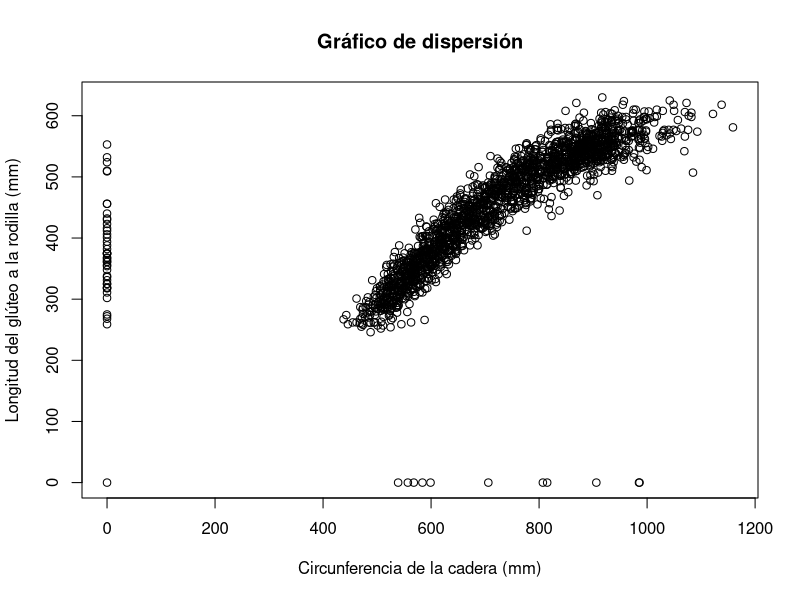
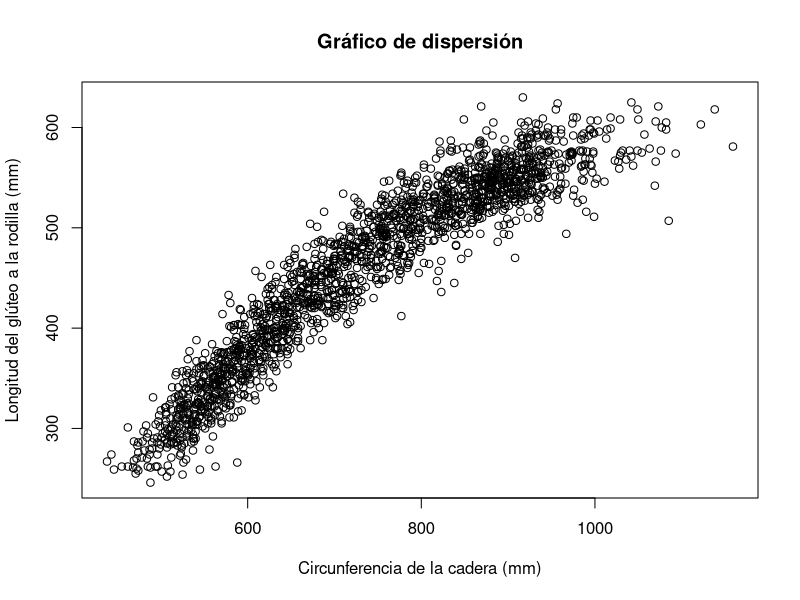
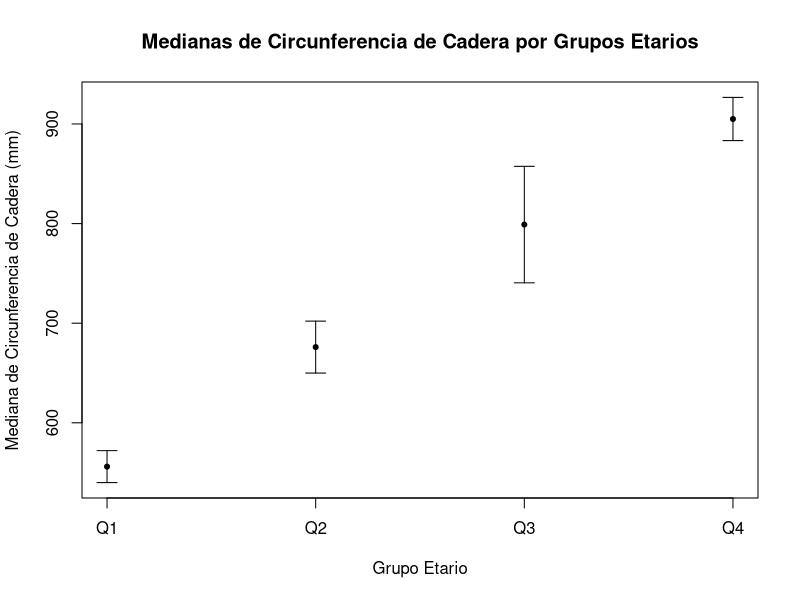
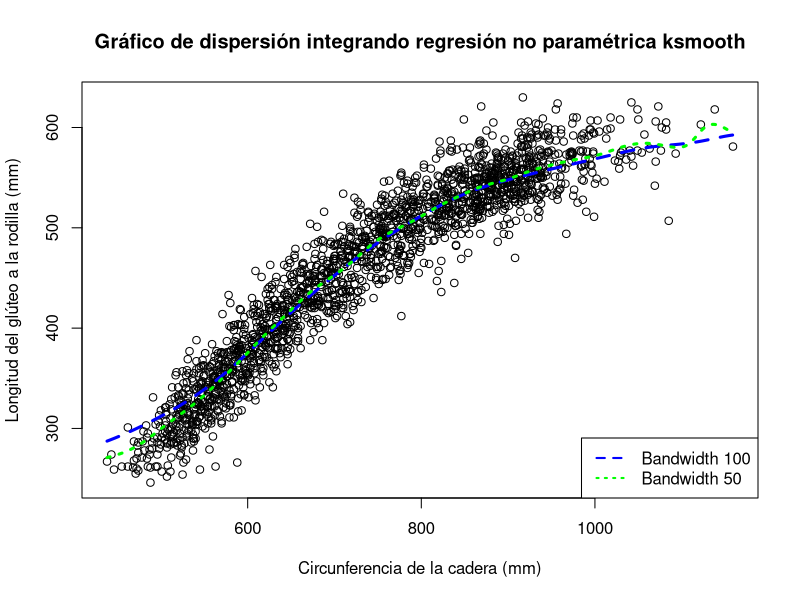
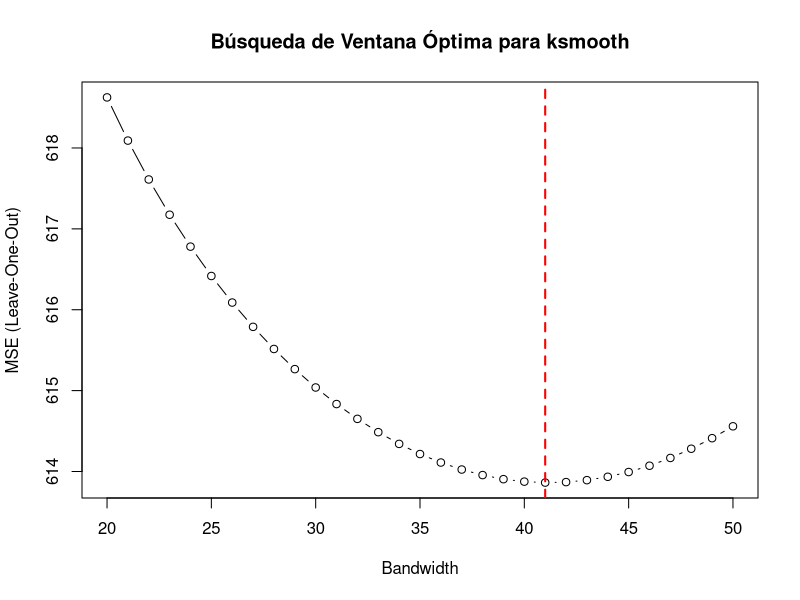
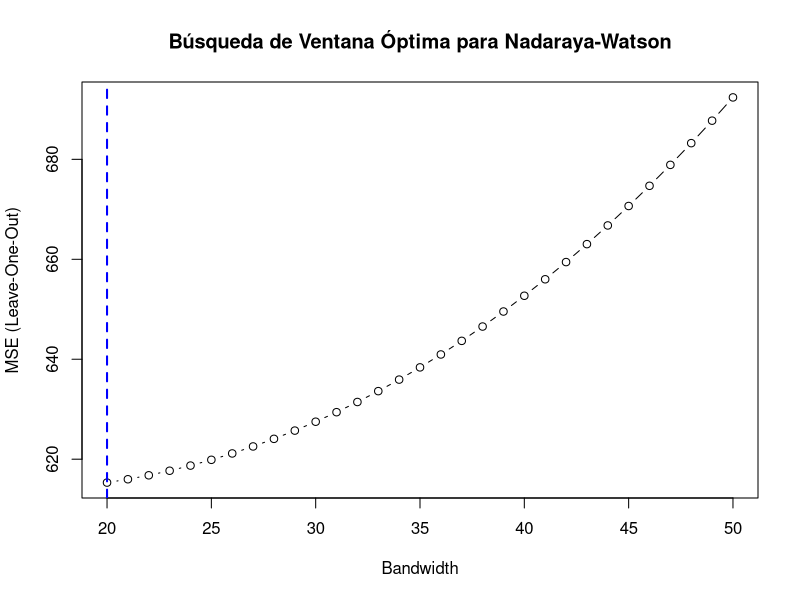
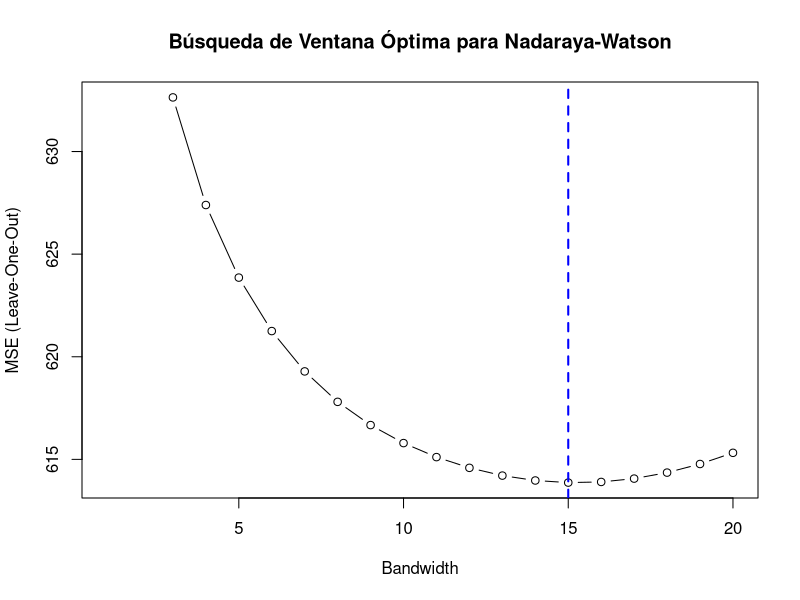
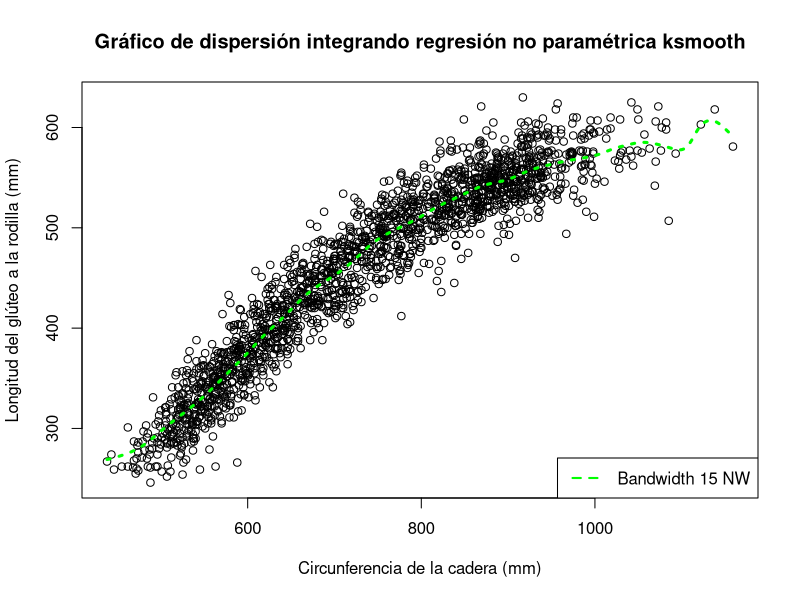

Here is the R script that generated these plots, in order:
## ---- chunk 1
knitr::opts_chunk$set(echo = TRUE)
rm(list=ls())
## ---- chunk 2
datos <- read.csv("individuals.csv", sep=";")
poblacion_femenina <- datos[datos$SEX == 2,]
attach(poblacion_femenina)
## ---- chunk 3
plot(
  HIP.CIRCUMFERENCE, BUTTOCK.KNEE.LENGTH,
  main = "Gráfico de dispersión",
  xlab = "Circunferencia de la cadera (mm)", 
  ylab = "Longitud del glúteo a la rodilla (mm)"
)
## ---- chunk 4
plot(HIP.CIRCUMFERENCE[HIP.CIRCUMFERENCE != 0 & BUTTOCK.KNEE.LENGTH != 0],
     BUTTOCK.KNEE.LENGTH[HIP.CIRCUMFERENCE != 0 & BUTTOCK.KNEE.LENGTH != 0],
     main = "Gráfico de dispersión",
     xlab = "Circunferencia de la cadera (mm)",
     ylab = "Longitud del glúteo a la rodilla (mm)"
)
## ---- chunk 5
poblacion_femenina <- poblacion_femenina[
  HIP.CIRCUMFERENCE != 0 & BUTTOCK.KNEE.LENGTH != 0,
]
attach(poblacion_femenina)
## ---- chunk 6
quartiles <- quantile(poblacion_femenina$AGE.IN.MONTHS, probs = c(0.25, 0.5, 0.75))
poblacion_femenina$group <- cut(
  AGE.IN.MONTHS, 
  breaks = c(-Inf, quartiles, Inf), 
  labels = c("Q1", "Q2", "Q3", "Q4")
)

ic_bootstrap <- function(data, n_bootstrap = 1000, conf_level = 0.95) {
  sample_median <- median(data)
  medians <- c()
  
  for (i in 1:n_bootstrap){
    medians <- c(medians, median(sample(data, replace = TRUE)))
  }
  
  se_bootstrap <- (1/(n_bootstrap-1))*sum((medians-mean(medians))^2)
  z_alpha <- qnorm((1 - conf_level) / 2, lower.tail = FALSE)
  lower_bound <- sample_median - z_alpha*se_bootstrap
  upper_bound <- sample_median + z_alpha*se_bootstrap
  list(median = sample_median, lower = lower_bound, upper = upper_bound)
}

results <- lapply(
  split(HIP.CIRCUMFERENCE, poblacion_femenina$group), ic_bootstrap
)

for (i in 1:4) {
  cat("Grupo", names(results)[i], "\n")
  cat("Mediana:", results[[i]]$median, "\n")
  cat("Intervalo de confianza:", results[[i]]$lower, "-", results[[i]]$upper, "\n\n")
}

## ---- chunk 7
groups <- names(results)

medians <- sapply(results, function(x) x$median)
lower_bounds <- sapply(results, function(x) x$lower)
upper_bounds <- sapply(results, function(x) x$upper)

plot(1:4, results$medians, ylim = range(c(lower_bounds, upper_bounds)), xaxt = "n",
     xlab = "Grupo Etario", ylab = "Mediana de Circunferencia de Cadera (mm)",
     main = "Medianas de Circunferencia de Cadera por Grupos Etarios")
axis(1, at = 1:4, labels = groups)
arrows(1:4, lower_bounds, 1:4, upper_bounds, angle = 90, code = 3, length = 0.1)
points(1:4, medians, pch=20)
## ---- chunk 8
X <- HIP.CIRCUMFERENCE
Y <- BUTTOCK.KNEE.LENGTH

plot(X, Y,
     main = "Gráfico de dispersión integrando regresión no paramétrica ksmooth",
     xlab = "Circunferencia de la cadera (mm)",
     ylab = "Longitud del glúteo a la rodilla (mm)"
)
smooth_100 <- ksmooth(X, Y, kernel = "normal", bandwidth = 100)
smooth_50 <- ksmooth(X, Y, kernel = "normal", bandwidth = 50)

lines(smooth_100, col = "blue", lwd = 3, lty = 2)
lines(smooth_50, col = "green", lwd = 3, lty = 3)
legend("bottomright", legend = c("Bandwidth 100", "Bandwidth 50"), 
       col = c("blue", "green"), lty = c(2, 3), lwd = 2)
## ---- chunk 9
loo_mse <- function(bandwidth) {
  n <- length(X)
  mse <- 0
  
  for (i in 1:n) {
    X_train <- X[-i]
    Y_train <- Y[-i]
    smooth <- ksmooth(X_train, Y_train, kernel = "normal", bandwidth = bandwidth, x.points = X[i])
    mse <- mse + (Y[i] - smooth$y)^2
  }
  
  return(mse / n)
}

# Búsqueda de la ventana óptima en la grilla de 20 a 50 con paso 1
bandwidths <- 20:50
mse_values <- sapply(bandwidths, loo_mse)

optimal_bandwidth <- bandwidths[which.min(mse_values)]
plot(bandwidths, mse_values, type = "b", main = "Búsqueda de Ventana Óptima para ksmooth",
     xlab = "Bandwidth", ylab = "MSE (Leave-One-Out)")
abline(v = optimal_bandwidth, col = "red", lwd = 2, lty = 2)
## ---- chunk 10
cat("La ventana óptima obtenida es", optimal_bandwidth)
## ---- chunk 11
# Función para el estimador de Nadaraya-Watson
nwsmooth <- function(x, X, Y, h) {
  K <- function(u) dnorm(u)
  n <- length(X)
  m <- numeric(length(x))
  
  # Si x == X, weights_matrix corresponde a la matriz asociada con 
  # la transformación lineal de Nadaraya-Watson
  weights_matrix <- matrix(nrow = length(x), ncol = n)
  
  for (i in 1:length(x)) {
    weights_matrix[i, ] <- K((X - x[i]) / h)
    weights_matrix[i, ] <- weights_matrix[i, ] / sum(weights_matrix[i, ])
    m[i] <- sum(weights_matrix[i, ] * Y)
  }
  
  return(list(m = m, weights = weights_matrix))
}
## ---- chunk 12

loo_mse_nw <- function(bandwidth) {
  n <- length(X)
  nw_response <- nwsmooth(X, X, Y, bandwidth)
  Y_hat <- nw_response$m
  weights <- nw_response$weights
  mse <- 0
  
  for (i in 1:n){
    mse <- mse + (Y[i]-Y_hat[i])^2 / (1 - weights[i, i])^2
  }
  
  mse <- mse / n
  
  return(mse)
}

mse_values_nw <- sapply(bandwidths, loo_mse_nw)

optimal_bandwidth_nw <- bandwidths[which.min(mse_values_nw)]
plot(bandwidths, mse_values_nw, type = "b", main = "Búsqueda de Ventana Óptima para Nadaraya-Watson",
     xlab = "Bandwidth", ylab = "MSE (Leave-One-Out)")
abline(v = optimal_bandwidth_nw, col = "blue", lwd = 2, lty = 2)

## ---- chunk 13
bandwidths_nw <- 1:20
mse_values_nw <- sapply(bandwidths_nw, loo_mse_nw)

optimal_bandwidth_nw <- bandwidths_nw[which.min(mse_values_nw)]
plot(bandwidths_nw, mse_values_nw, type = "b", main = "Búsqueda de Ventana Óptima para Nadaraya-Watson",
     xlab = "Bandwidth", ylab = "MSE (Leave-One-Out)")
abline(v = optimal_bandwidth_nw, col = "blue", lwd = 2, lty = 2)
## ---- chunk 14
cat("La ventana óptima obtenida es", optimal_bandwidth_nw)
## ---- chunk 15
plot(X, Y,
     main = "Gráfico de dispersión integrando regresión no paramétrica ksmooth",
     xlab = "Circunferencia de la cadera (mm)",
     ylab = "Longitud del glúteo a la rodilla (mm)"
)

x <- seq(min(X), max(X), length.out = 2*length(X))
smooth_nw_opt <- nwsmooth(x, X, Y, optimal_bandwidth_nw)
lines(x, smooth_nw_opt$m, col = "green", lwd = 3, lty = 3)
legend("bottomright", legend = sprintf("Bandwidth %s NW", optimal_bandwidth_nw), 
       col = "green", lty = 2, lwd = 2)
## ---- chunk 16
smooth_opt <- ksmooth(X, Y, kernel = "normal", bandwidth = optimal_bandwidth)

fit_lm <- lm(Y ~ X)

plot(X, Y,
     main = "Gráfico de dispersión integrando regresión no paramétrica nwsmooth",
     xlab = "Circunferencia de la cadera (mm)",
     ylab = "Longitud del glúteo a la rodilla (mm)"
)

lines(smooth_opt, col = "red", lwd = 3, lty = 2)
lines(x, smooth_nw_opt$m, col = "blue", lwd = 3, lty = 3)
abline(fit_lm, col = "green", lwd = 3, lty = 4)
legend("bottomright", legend = c("ksmooth Óptimo", "Nadaraya-Watson Óptimo", "Mínimos Cuadrados"),
       col = c("red", "blue", "green"), lty = c(2, 3, 4), lwd = 2)
## ---- chunk 17
cat("R^2 modelo lineal", summary(fit_lm)$r.squared)

calcular_r2 <- function(Y_real, Y_hat_ksmooth){
  ss_total <- sum((Y_real - mean(Y))^2)
  ss_res_ksmooth <- sum((Y_real - Y_hat_ksmooth)^2)
  rsq <- 1 - (ss_res_ksmooth / ss_total)
  
  return(rsq)
}

## ---- chunk 18
smooth_nw_opt <- nwsmooth(X, X, Y, optimal_bandwidth_nw)
cat("R^2 NW", calcular_r2(Y, smooth_nw_opt$m))
## ---- chunk 19
cat("R^2 ksmooth", calcular_r2(sort(Y), smooth_opt$y))
## ---- chunk 20
linearsmooth <- function(x, X, Y, h) {
  #' x: vector de valores en los que se evaluará el predictor
  #' X: vector de valores de la variable independiente
  #' Y: vector de valores de la variable dependiente
  #' h: ancho de la ventana

  K <- function(u) dnorm(u)
  n <- length(X)
  m <- numeric(length(x))
  
  for (i in 1:length(x)) {
    weights <- K((X - x[i]) / h)
    weights <- weights / sum(weights)  # Normalize weights
    X_design <- cbind(1, X - x[i])
    
    W <- diag(weights)
    XtW <- t(X_design) %*% W
    M1 <- solve(XtW %*% X_design)
    M2 <- XtW %*% Y
    coefs <- M1 %*% M2
    
    m[i] <- coefs[1]
  }
  
  return(m)
}


Y_pred <- linearsmooth(seq(min(X), max(X), length.out=500), X, Y, optimal_bandwidth_nw)
## ---- chunk 21
plot(X, Y,
     main = "Gráfico de dispersión integrando regresión no paramétrica linearsmooth",
     xlab = "Circunferencia de la cadera (mm)",
     ylab = "Longitud del glúteo a la rodilla (mm)"
)

lines(seq(min(X), max(X), length.out=500), Y_pred, col = "blue", lwd = 3, lty = 2)
## ---- chunk 22
h <- 40
Y_pred40 <- linearsmooth(seq(min(X), max(X), length.out=500), X, Y, h)
plot(X, Y,
     main = "Gráfico de dispersión linearsmooth, h = 40",
     xlab = "Circunferencia de la cadera (mm)",
     ylab = "Longitud del glúteo a la rodilla (mm)"
)

lines(seq(min(X), max(X), length.out=500), Y_pred40, col = "red", lwd = 3, lty = 3)

## ---- chunk 23
x <- seq(min(X), max(X), length.out=500)
smooth_nw_opt <- nwsmooth(x, X, Y, optimal_bandwidth_nw)
plot(X, Y,
     main = "Nadaraya-Watson vs linearsmooth con ventanas óptimas",
     xlab = "Circunferencia de la cadera (mm)",
     ylab = "Longitud del glúteo a la rodilla (mm)"
)

lines(x, smooth_nw_opt$m, col = "green", lwd = 3, lty = 3)
lines(seq(min(X), max(X), length.out=500), Y_pred40, col = "red", lwd = 3, lty = 3)
legend("bottomright", legend = c("Nadaraya-Watson Óptimo", "Linearsmooth"),
       col = c("green", "red"), lty = c(2, 3), lwd = 3)

